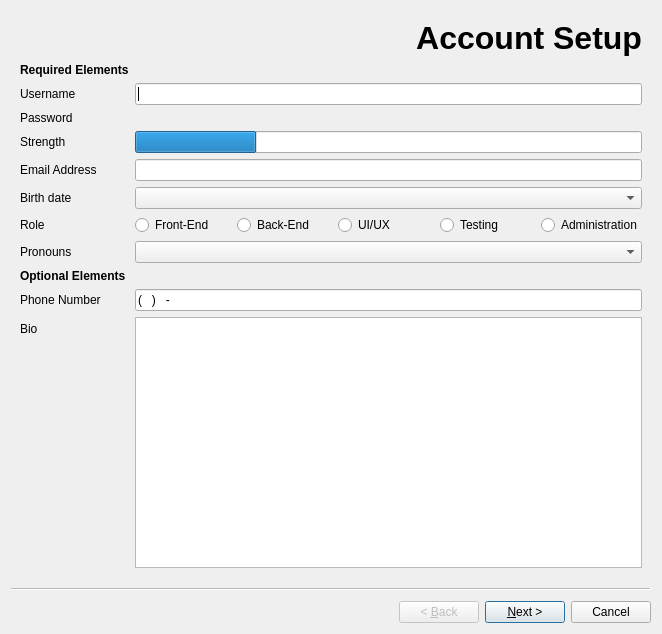
<?xml version="1.0" encoding="UTF-8"?>
<ui version="4.0">
 <class>Wizard</class>
 <widget class="QWizard" name="Wizard">
  <property name="geometry">
   <rect>
    <x>0</x>
    <y>0</y>
    <width>662</width>
    <height>634</height>
   </rect>
  </property>
  <property name="windowTitle">
   <string>Account Setup</string>
  </property>
  <property name="windowIcon">
   <iconset theme="account"/>
  </property>
  <property name="toolTip">
   <string>&lt;html&gt;&lt;head/&gt;&lt;body&gt;&lt;p&gt;&lt;span style=&quot; font-weight:600;&quot;&gt;Account Setup&lt;/span&gt;&lt;/p&gt;&lt;p&gt;Allows you to set up an account on our server.&lt;/p&gt;&lt;/body&gt;&lt;/html&gt;</string>
  </property>
  <widget class="QWizardPage" name="wizardPage1">
   <layout class="QFormLayout" name="formLayout">
    <item row="1" column="1">
     <widget class="QLabel" name="label_6">
      <property name="sizePolicy">
       <sizepolicy hsizetype="Expanding" vsizetype="Fixed">
        <horstretch>0</horstretch>
        <verstretch>0</verstretch>
       </sizepolicy>
      </property>
      <property name="text">
       <string>&lt;html&gt;&lt;head/&gt;&lt;body&gt;&lt;p align=&quot;right&quot;&gt;&lt;span style=&quot; font-size:24pt; font-weight:600;&quot;&gt;Account Setup&lt;/span&gt;&lt;/p&gt;&lt;/body&gt;&lt;/html&gt;</string>
      </property>
      <property name="textFormat">
       <enum>Qt::RichText</enum>
      </property>
     </widget>
    </item>
    <item row="2" column="0">
     <widget class="QLabel" name="label_10">
      <property name="sizePolicy">
       <sizepolicy hsizetype="Minimum" vsizetype="Minimum">
        <horstretch>0</horstretch>
        <verstretch>0</verstretch>
       </sizepolicy>
      </property>
      <property name="maximumSize">
       <size>
        <width>16777215</width>
        <height>20</height>
       </size>
      </property>
      <property name="text">
       <string>&lt;html&gt;&lt;head/&gt;&lt;body&gt;&lt;p&gt;&lt;span style=&quot; font-weight:600;&quot;&gt;Required Elements&lt;/span&gt;&lt;/p&gt;&lt;/body&gt;&lt;/html&gt;</string>
      </property>
      <property name="textFormat">
       <enum>Qt::MarkdownText</enum>
      </property>
     </widget>
    </item>
    <item row="3" column="0">
     <widget class="QLabel" name="label">
      <property name="text">
       <string>Username</string>
      </property>
     </widget>
    </item>
    <item row="3" column="1">
     <widget class="QLineEdit" name="username"/>
    </item>
    <item row="4" column="0">
     <widget class="QLabel" name="label_2">
      <property name="text">
       <string>Password</string>
      </property>
     </widget>
    </item>
    <item row="4" column="1">
     <widget class="KPasswordLineEdit" name="password"/>
    </item>
    <item row="5" column="0">
     <widget class="QLabel" name="label_3">
      <property name="text">
       <string>Strength</string>
      </property>
     </widget>
    </item>
    <item row="5" column="1">
     <widget class="QProgressBar" name="passStrength">
      <property name="value">
       <number>24</number>
      </property>
      <property name="textVisible">
       <bool>false</bool>
      </property>
     </widget>
    </item>
    <item row="6" column="0">
     <widget class="QLabel" name="label_4">
      <property name="text">
       <string>Email Address</string>
      </property>
     </widget>
    </item>
    <item row="6" column="1">
     <widget class="QLineEdit" name="emailAddress"/>
    </item>
    <item row="7" column="0">
     <widget class="QLabel" name="label_5">
      <property name="text">
       <string>Birth date</string>
      </property>
     </widget>
    </item>
    <item row="7" column="1">
     <widget class="KDateComboBox" name="birthDate"/>
    </item>
    <item row="8" column="0">
     <widget class="QLabel" name="label_7">
      <property name="text">
       <string>Role</string>
      </property>
     </widget>
    </item>
    <item row="8" column="1">
     <layout class="QHBoxLayout" name="horizontalLayout">
      <item>
       <widget class="QRadioButton" name="frontendOption">
        <property name="text">
         <string>Front-End</string>
        </property>
       </widget>
      </item>
      <item>
       <widget class="QRadioButton" name="backendOption">
        <property name="text">
         <string>Back-End</string>
        </property>
       </widget>
      </item>
      <item>
       <widget class="QRadioButton" name="uiOption">
        <property name="text">
         <string>UI/UX</string>
        </property>
       </widget>
      </item>
      <item>
       <widget class="QRadioButton" name="testingOption">
        <property name="text">
         <string>Testing</string>
        </property>
       </widget>
      </item>
      <item>
       <widget class="QRadioButton" name="adminOption">
        <property name="text">
         <string>Administration</string>
        </property>
       </widget>
      </item>
     </layout>
    </item>
    <item row="10" column="0">
     <widget class="QLabel" name="label_11">
      <property name="text">
       <string>&lt;html&gt;&lt;head/&gt;&lt;body&gt;&lt;p&gt;&lt;span style=&quot; font-weight:600;&quot;&gt;Optional Elements&lt;/span&gt;&lt;/p&gt;&lt;/body&gt;&lt;/html&gt;</string>
      </property>
     </widget>
    </item>
    <item row="13" column="0">
     <widget class="QLabel" name="label_9">
      <property name="text">
       <string>Bio</string>
      </property>
     </widget>
    </item>
    <item row="13" column="1">
     <widget class="KTextEdit" name="bio"/>
    </item>
    <item row="11" column="0">
     <widget class="QLabel" name="label_8">
      <property name="text">
       <string>Phone Number</string>
      </property>
     </widget>
    </item>
    <item row="11" column="1">
     <widget class="QLineEdit" name="phoneNumber">
      <property name="inputMask">
       <string>(ddd)ddd-dddd</string>
      </property>
     </widget>
    </item>
    <item row="9" column="0">
     <widget class="QLabel" name="label_19">
      <property name="text">
       <string>Pronouns</string>
      </property>
     </widget>
    </item>
    <item row="9" column="1">
     <widget class="QComboBox" name="pronouns">
      <property name="sizePolicy">
       <sizepolicy hsizetype="Expanding" vsizetype="Fixed">
        <horstretch>0</horstretch>
        <verstretch>0</verstretch>
       </sizepolicy>
      </property>
      <property name="editable">
       <bool>false</bool>
      </property>
     </widget>
    </item>
   </layout>
  </widget>
  <widget class="QWizardPage" name="wizardPage2">
   <layout class="QFormLayout" name="formLayout_2">
    <item row="0" column="1">
     <widget class="QLabel" name="label_12">
      <property name="sizePolicy">
       <sizepolicy hsizetype="Expanding" vsizetype="Fixed">
        <horstretch>0</horstretch>
        <verstretch>0</verstretch>
       </sizepolicy>
      </property>
      <property name="text">
       <string>&lt;html&gt;&lt;head/&gt;&lt;body&gt;&lt;p align=&quot;right&quot;&gt;&lt;span style=&quot; font-size:24pt; font-weight:600;&quot;&gt;Account Setup&lt;/span&gt;&lt;/p&gt;&lt;/body&gt;&lt;/html&gt;</string>
      </property>
     </widget>
    </item>
    <item row="2" column="0">
     <widget class="QLabel" name="label_16">
      <property name="text">
       <string>&lt;html&gt;&lt;head/&gt;&lt;body&gt;&lt;p&gt;&lt;span style=&quot; font-weight:600;&quot;&gt;Personalization&lt;/span&gt;&lt;/p&gt;&lt;/body&gt;&lt;/html&gt;</string>
      </property>
     </widget>
    </item>
    <item row="3" column="0">
     <widget class="QLabel" name="label_13">
      <property name="text">
       <string>Profile Picture</string>
      </property>
      <property name="wordWrap">
       <bool>true</bool>
      </property>
     </widget>
    </item>
    <item row="3" column="1">
     <widget class="QPushButton" name="profilePicture">
      <property name="sizePolicy">
       <sizepolicy hsizetype="Maximum" vsizetype="Maximum">
        <horstretch>0</horstretch>
        <verstretch>0</verstretch>
       </sizepolicy>
      </property>
      <property name="minimumSize">
       <size>
        <width>150</width>
        <height>150</height>
       </size>
      </property>
      <property name="maximumSize">
       <size>
        <width>150</width>
        <height>150</height>
       </size>
      </property>
      <property name="text">
       <string/>
      </property>
      <property name="icon">
       <iconset theme="user"/>
      </property>
      <property name="iconSize">
       <size>
        <width>140</width>
        <height>140</height>
       </size>
      </property>
     </widget>
    </item>
    <item row="4" column="1">
     <widget class="QPushButton" name="clearProfile">
      <property name="text">
       <string>Clear Photo</string>
      </property>
     </widget>
    </item>
    <item row="5" column="0">
     <widget class="QLabel" name="label_18">
      <property name="text">
       <string>Accent Color</string>
      </property>
     </widget>
    </item>
    <item row="5" column="1">
     <widget class="KColorButton" name="accentColor"/>
    </item>
    <item row="6" column="0">
     <widget class="QLabel" name="label_17">
      <property name="text">
       <string>&lt;html&gt;&lt;head/&gt;&lt;body&gt;&lt;p&gt;&lt;span style=&quot; font-weight:600;&quot;&gt;Security and Control&lt;/span&gt;&lt;/p&gt;&lt;/body&gt;&lt;/html&gt;</string>
      </property>
     </widget>
    </item>
    <item row="7" column="0">
     <widget class="QLabel" name="label_14">
      <property name="text">
       <string>Privacy</string>
      </property>
     </widget>
    </item>
    <item row="7" column="1">
     <widget class="QCheckBox" name="publicProfile">
      <property name="text">
       <string>Make my profile picture publicly visible</string>
      </property>
     </widget>
    </item>
    <item row="8" column="1">
     <widget class="QCheckBox" name="invisibleProfile">
      <property name="text">
       <string>Make my profile invisible</string>
      </property>
     </widget>
    </item>
    <item row="9" column="0">
     <widget class="QLabel" name="label_15">
      <property name="text">
       <string>Security</string>
      </property>
     </widget>
    </item>
    <item row="9" column="1">
     <widget class="QPushButton" name="setupTFA">
      <property name="text">
       <string>Set up TFA (Two-Factor Authentication)</string>
      </property>
     </widget>
    </item>
    <item row="10" column="1">
     <widget class="QCheckBox" name="emailNotify">
      <property name="text">
       <string>Notify me via email every time there is a log-in to my account</string>
      </property>
     </widget>
    </item>
    <item row="11" column="1">
     <widget class="QCheckBox" name="smsNotify">
      <property name="text">
       <string>Notify me via SMS message every time there is a log-in to my account</string>
      </property>
     </widget>
    </item>
    <item row="12" column="1">
     <widget class="QCheckBox" name="suspiciousNotify">
      <property name="text">
       <string>Warn me of suspicious log-in attempts</string>
      </property>
      <property name="checked">
       <bool>true</bool>
      </property>
     </widget>
    </item>
   </layout>
  </widget>
 </widget>
 <customwidgets>
  <customwidget>
   <class>KTextEdit</class>
   <extends>QTextEdit</extends>
   <header>ktextedit.h</header>
  </customwidget>
  <customwidget>
   <class>KColorButton</class>
   <extends>QPushButton</extends>
   <header>kcolorbutton.h</header>
  </customwidget>
  <customwidget>
   <class>KDateComboBox</class>
   <extends>QComboBox</extends>
   <header>kdatecombobox.h</header>
  </customwidget>
  <customwidget>
   <class>KPasswordLineEdit</class>
   <extends>QWidget</extends>
   <header>kpasswordlineedit.h</header>
  </customwidget>
 </customwidgets>
 <resources/>
 <connections/>
</ui>
